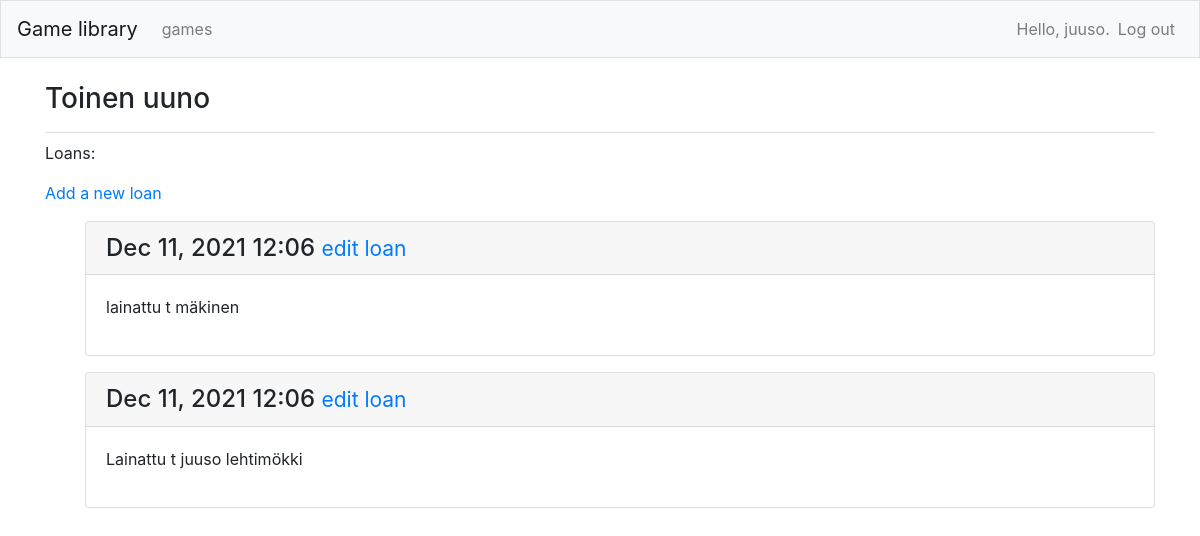
Screenshot of /games/6/ (signed in) with the database file from the repository.
### game_libraries/models.py (models this page shows, shortened)
class Game (models.Model):
    text = models.CharField(max_length=200)
    date_added = models.DateTimeField(auto_now_add=True)
    owner = models.ForeignKey(User, on_delete=models.CASCADE)
    def __str__(self):
        return self.text

class Loan(models.Model):
    game = models.ForeignKey(Game, on_delete=models.CASCADE)
    text = models.TextField()
    date_added = models.DateTimeField(auto_now_add=True)
    class Meta:
        verbose_name_plural = 'loans'

### game_libraries/views.py (the view)
# urls.py: path('games/<int:game_id>/', views.game, name='game'),
@login_required
def game(request, game_id):
    game = Game.objects.get(id=game_id)
    loans = game.loan_set.order_by('-date_added')
    context = {'game':game, 'loans':loans}
    return render(request, 'game_libraries/game.html', context)

### game_libraries/templates/game_libraries/game.html
{% extends 'game_libraries/base.html' %}
{% block page_header %}
<h3>{{ game }}</h3>
{% endblock page_header %}
{% block content %}
    <p>Loans:</p>
    <p>
        <a href="{% url 'game_libraries:new_loan' game.id %}">Add a new loan</a>
    </p>
    <ul>
    {% for loan in loans %}
    <div class="card mb-3">
         <h4 class="card-header">
         {{ loan.date_added|date:'M d, Y H:i' }}
         <small><a href="{% url 'game_libraries:edit_loan' loan.id %}">
         edit loan</a></small>
         </h4>
         <div class="card-body">
         {{ loan.text|linebreaks }}
         </div>
         </div>
 {% empty %}
    <p>There are no loans for this game yet.</p>
 {% endfor %}
 </ul>
{% endblock content %}

### game_libraries/templates/game_libraries/base.html (shortened to what this page needs)
{% load bootstrap4 %}
 <!doctype html>
 <html lang="en">
 <head>
 {% bootstrap_css %}
 </head>
    <body>
         <nav class="navbar navbar-expand-md navbar-light bg-light mb-4 border">
         <a class="navbar-brand" href="{% url 'game_libraries:index'%}">
         Game library</a>
         <div class="collapse navbar-collapse" id="navbarCollapse">
             <ul class="navbar-nav mr-auto">
             <li class="nav-item">
             <a class="nav-link" href="{% url 'game_libraries:games'%}">
             games</a></li>
             </ul>
             <ul class="navbar-nav ml-auto">
                 {% if user.is_authenticated %}
                 <li class="nav-item">
                 <span class="navbar-text"}">Hello, {{ user.username }}.</span>
                 </li>
                 <li class="nav-item">
                 <a class="nav-link" href="{% url 'users:logout' %}">Log out</a>
                 </li>
                 {% else %}
                 <li class="nav-item">
                 <a class="nav-link" href="{% url 'users:register' %}">Register</a>
                 </li>
                 <li class="nav-item">
                 <a class="nav-link" href="{% url 'users:login' %}">Log in</a></li>
                 {% endif %}
                 </ul>
                 </div>
                 </nav>
                 <main role="main" class="container">
                     <div class="pb-2 mb-2 border-bottom">
                     {% block page_header %}{% endblock page_header %}
                     </div>
                     <div>
                     {% block content %}{% endblock content %}
                     </div>
                     </main>
                    </body>
                    </html>

### rows the page displays
Game: text "Toinen uuno"
Loan: date_added "Dec 11, 2021 12:06", text "lainattu t mäkinen"
Loan: date_added "Dec 11, 2021 12:06", text "Lainattu t juuso lehtimökki"

### other values shown
{{ user.username }} "juuso"
